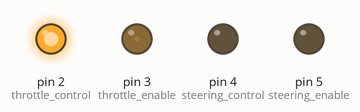
Bench run of a sketch on a simulated Arduino Uno, built with avr-gcc and run on an emulated ATmega328P. On the bench: output pins drawn as LEDs (lit = HIGH).

Above: at 0.15 s.
At 4.95 s:
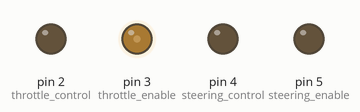
At 10.06 s:
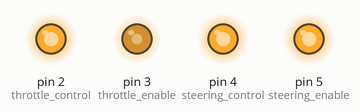
At 19.97 s:
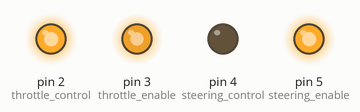
At 29.88 s:
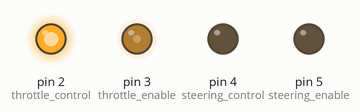
At 39.79 s:
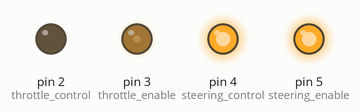
Timing chart, 0 to 40.0 s (numbered marks = the images above):
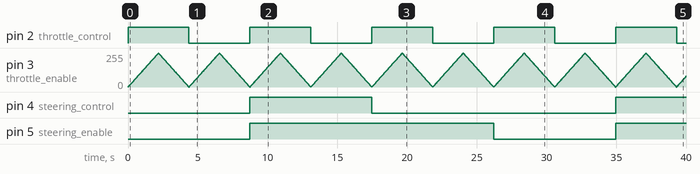

The sketch:

carresp.ino
```cpp
enum SteeringDirection {
  NONE,
  LEFT,
  RIGHT
};

struct ProgramStep {
  float target_throttle;
  SteeringDirection steering;
  int duration;
};


const ProgramStep program[] = {
  (ProgramStep){100, NONE, 2000},
  (ProgramStep){0, NONE, 2000},
  (ProgramStep){-100, NONE, 2000},
  (ProgramStep){0, NONE, 2000},

  (ProgramStep){100, LEFT, 2000},
  (ProgramStep){0, LEFT, 2000},
  (ProgramStep){-100, LEFT, 2000},
  (ProgramStep){0, LEFT, 2000},

  (ProgramStep){100, RIGHT, 2000},
  (ProgramStep){0, RIGHT, 2000},
  (ProgramStep){-100, RIGHT, 2000},
  (ProgramStep){0, RIGHT, 2000},
};
const int program_length = 12;


const int throttle_control = 2;
const int throttle_enable = 3;

const int steering_control = 4;
const int steering_enable = 5;

void setup(){
  pinMode(throttle_control, OUTPUT);
  pinMode(throttle_enable, OUTPUT);
  pinMode(steering_control, OUTPUT);
  pinMode(steering_enable, OUTPUT);

  digitalWrite(throttle_enable, LOW);
  digitalWrite(steering_enable, LOW);
}


float current_throttle = 0;
float acceleration_step = 0;
int program_counter = 0;
int step_counter = 0;
SteeringDirection current_steering = NONE;

void loop(){
  delay(1);

  if (step_counter == 0) {
    ProgramStep step = program[program_counter];
    acceleration_step = (step.target_throttle - current_throttle) / (float) step.duration;
    current_steering = step.steering;
    step_counter = step.duration;
    program_counter = (program_counter + 1) % program_length;
  }

  current_throttle += acceleration_step;
  step_counter -= 1;

  // THROTTLE
  float mult = 1;
  if (current_throttle >= 0) {
    digitalWrite(throttle_control, HIGH);
  }
  else {
    mult = -1;
    digitalWrite(throttle_control, LOW);
  }
  analogWrite(throttle_enable, (int) ((current_throttle * mult * 255.0) / 100.0));

  // STEERING
  if (current_steering == NONE) {
    digitalWrite(steering_enable, LOW);
    digitalWrite(steering_control, LOW);
  }
  else if (current_steering == LEFT) {
    digitalWrite(steering_enable, HIGH);
    digitalWrite(steering_control, HIGH);
  }
  else {
    digitalWrite(steering_enable, HIGH);
    digitalWrite(steering_control, LOW);
  }
}
```

Measured:
- by itself, pin 2 (throttle_control): alternates HIGH for 4.4 s and LOW for 4.4 s
- by itself, pin 4 (steering_control): LOW → HIGH at 8.7 s, → LOW 8.7 s later, → HIGH 17.5 s later
- by itself, pin 5 (steering_enable): LOW → HIGH at 8.7 s, → LOW 17.5 s later, → HIGH 8.7 s later
